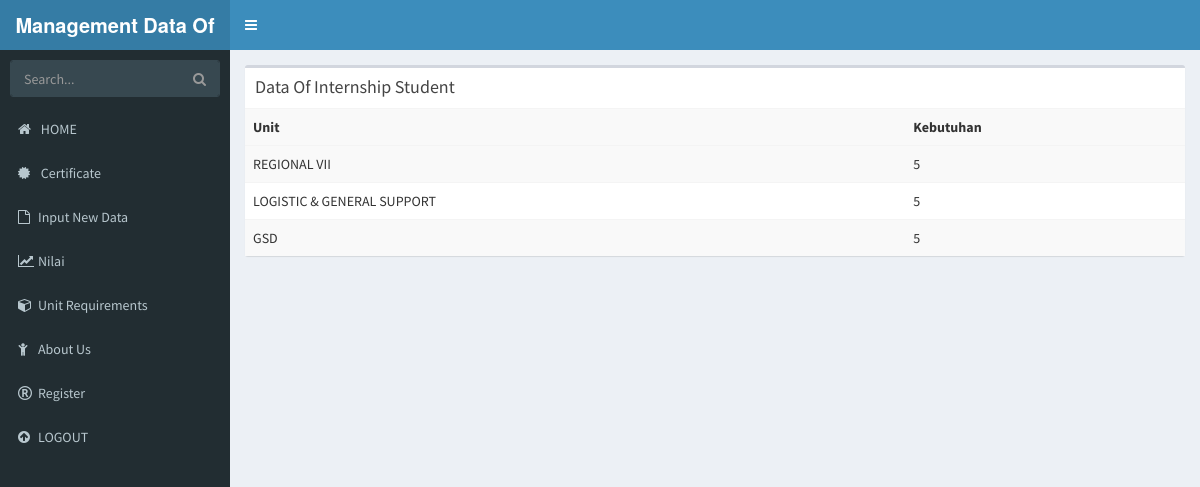
Page /admin/need.php on the committed database.
### tables this page shows
CREATE TABLE `need` (
  `id` int(11) NOT NULL,
  `namaunit` varchar(40) NOT NULL,
  `point` double NOT NULL,
  `point1` double NOT NULL,
  `point2` double NOT NULL,
  `jumlah_keb` int(11) NOT NULL
);

### admin/need.php (the view, shortened to what this page needs)
<!DOCTYPE html>
<html>
<head>
  <link rel="stylesheet" href="../bower_components/bootstrap/dist/css/bootstrap.min.css">
  <link rel="stylesheet" href="../bower_components/font-awesome/css/font-awesome.min.css">
  <link rel="stylesheet" href="../bower_components/Ionicons/css/ionicons.min.css">
  <link rel="stylesheet" href="../dist/css/AdminLTE.min.css">
  <link rel="stylesheet" href="../dist/css/skins/_all-skins.min.css">
  <link rel="stylesheet" href="../bower_components/morris.js/morris.css">
  <link rel="stylesheet" href="../bower_components/jvectormap/jquery-jvectormap.css">
  <link rel="stylesheet" href="../bower_components/bootstrap-datepicker/dist/css/bootstrap-datepicker.min.css">
  <link rel="stylesheet" href="../bower_components/bootstrap-daterangepicker/daterangepicker.css">
  <link rel="stylesheet" href="../plugins/bootstrap-wysihtml5/bootstrap3-wysihtml5.min.css">
</head>
<body class="hold-transition skin-blue sidebar-mini">
<div class="wrapper">
    <?php
    include "header.php";
    ?>
  <aside class="main-sidebar">
    <section class="sidebar">
      <form action="#" method="get" class="sidebar-form">
        <div class="input-group">
          <input type="text" name="q" class="form-control" placeholder="Search...">
          <span class="input-group-btn">
                <button type="submit" name="search" id="search-btn" class="btn btn-flat"><i class="fa fa-search"></i>
                </button>
              </span>
        </div>
      </form>
      <?php
      include "sidebar.php";
      ?>
    </section>
  </aside>
  <div class="content-wrapper">
    <section class="content">
      <div class="box">
            <div class="box-header">
              <h3 class="box-title">Data Of Internship Student</h3>
            </div>
            <div class="box-body no-padding">
              <table class="table table-striped">
                <tr>
                  <th ">Unit</th>
                  <th ">Kebutuhan</th>
                </tr>
                <tr>
                  <?php
                  $name1 = mysqli_connect("localhost","root","","mdis");
                  $name2 = mysqli_query($name1,"SELECT * FROM need");
                  while($data = mysqli_fetch_array($name2)){
                  ?>
                  <tr>
                    <td><?php echo $data['namaunit']; ?></td>
                    <td><?php echo $data['jumlah_keb']; ?></td>
                  </tr>
                  <?php } ?>
                </tr>
              </table>
            </div>
          </div>
    </section>
  </div>
</div>
</body>
</html>

### rows in the picture
need: namaunit "REGIONAL VII", jumlah_keb "5"
need: namaunit "LOGISTIC & GENERAL SUPPORT", jumlah_keb "5"
need: namaunit "GSD", jumlah_keb "5"
